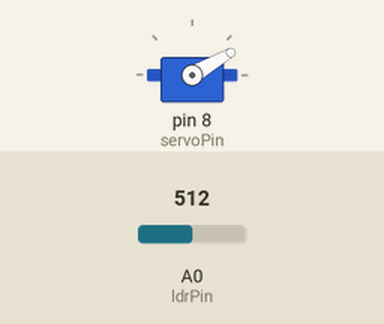
Simulated run of this sketch. Board: Arduino Uno, built with avr-gcc and run on an emulated ATmega328P. Parts: servo. The inputs (shaded band) are chosen by the test bench; at power-on: A0 (ldrPin) = 512.

Above: at 1.2 s.
1.3 s: A0 (ldrPin) set to 460
2.8 s: A0 (ldrPin) set to 439
At 4.0 s:
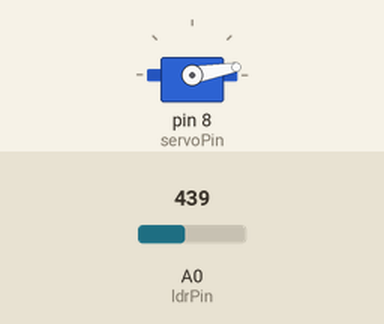
4.3 s: A0 (ldrPin) set to 511
At 5.2 s:
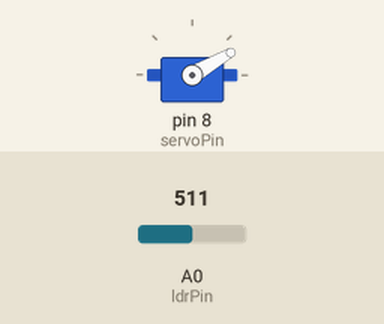
5.8 s: A0 (ldrPin) set to 306
At 6.3 s:
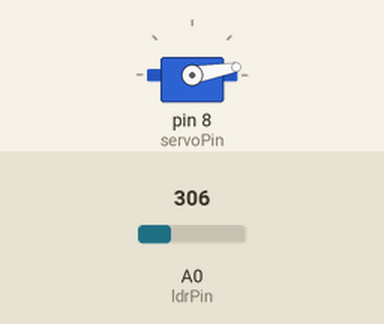
Timing chart, 0 to 8.3 s (numbered marks = the images above; inputs shaded):
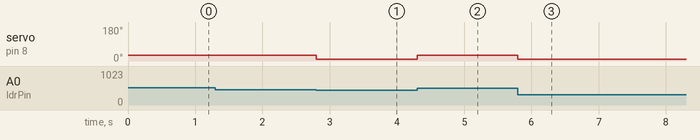

The sketch:

Arduino_code.ino
```cpp
#include <Servo.h>
Servo myservo;

int ldrPin = A0;
int servoPin = 8;
int ldrlight = 450;

void setup()
{
  myservo.attach(servoPin);
}

void loop()
{
  myservo.write(30);

  if(analogRead(ldrPin) < ldrlight)
  {
    myservo.write(10);
    delay(100);
  }
}
```

Measured:
- the behaviour switches between 450 and 449 on A0 (ldrPin) (found by bisection; images 0 and 1)
- after the input at 1.3 s, every drawn part: stays the same
- after the input at 2.8 s, servo on pin 8 (servoPin): 30° → 10° at once
- after the input at 4.3 s, servo on pin 8 (servoPin): 10° → 30° at once
- after the input at 5.8 s, servo on pin 8 (servoPin): 30° → 10° at once
